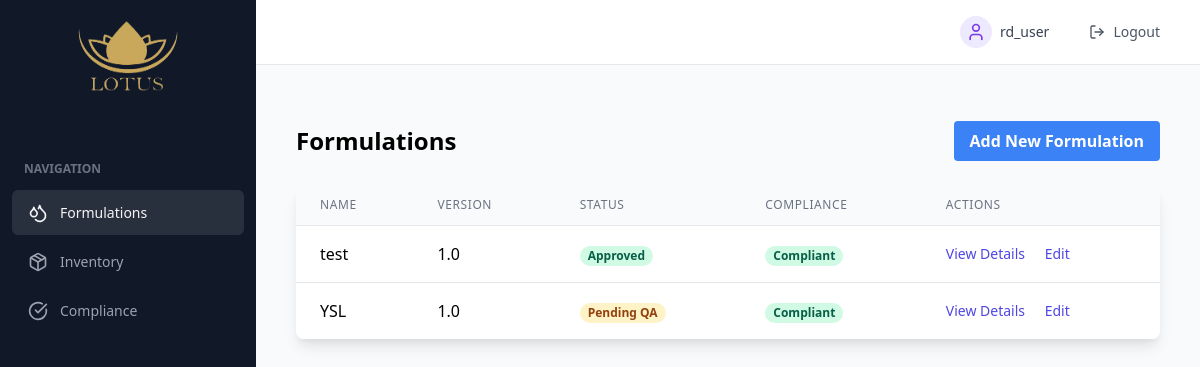
Screenshot of /formulations/ (signed in) with the database file from the repository.
### dashboard/models.py (models this page shows, shortened)
class Formulation(models.Model):
    STATUS_CHOICES = [
        ('draft', 'Draft'),
        ('pending_qa', 'Pending QA'),
        ('approved', 'Approved'),
        ('rejected', 'Rejected')
    ]
    COMPLIANCE_STATUS = [
        ('compliant', 'Compliant'),
        ('non_compliant', 'Non-Compliant'),
        ('pending', 'Pending Check')
    ]
    name = models.CharField(max_length=200)
    version = models.CharField(max_length=50)
    status = models.CharField(max_length=20, choices=STATUS_CHOICES, default='draft')
    compliance_status = models.CharField(max_length=20, choices=COMPLIANCE_STATUS, default='pending')
    created_by = models.ForeignKey(User, on_delete=models.CASCADE)
    created_at = models.DateTimeField(default=timezone.now)
    updated_at = models.DateTimeField(auto_now=True)
    ingredients = models.ManyToManyField('Ingredient', through='FormulationIngredient')
    class Meta:
        ordering = ['-created_at']

### dashboard/views.py (the view)
# urls.py: path('formulations/', views.formulations_view, name='formulations'),
@login_required
def formulations_view(request):
    user_roles = request.user.roles.all()
    if not user_roles.filter(name__in=['rd', 'qa']).exists():
        return redirect('dashboard:dashboard')
    formulations = Formulation.objects.all().order_by('-created_at')
    return render(request, 'dashboard/formulations/list.html', {
        'formulations': formulations
    })

### accounts/models.py (called while the page is built)
    def __str__(self):
        return self.name

### templates/dashboard/formulations/list.html (shortened to what this page needs)
{% extends 'base.html' %}
{% block content %}
<div class="container mx-auto px-4 py-8">
    <div class="flex justify-between items-center mb-6">
        <h1 class="text-2xl font-bold">Formulations</h1>
        {% if 'rd' in user.roles.all|stringformat:'s' %}
        <a href="{% url 'dashboard:formulation_create' %}"
           class="bg-blue-500 hover:bg-blue-700 text-white font-bold py-2 px-4 rounded">
            Add New Formulation
        </a>
        {% endif %}
    </div>
    <div class="bg-white shadow-lg rounded-lg overflow-hidden">
        <table class="min-w-full divide-y divide-gray-200">
            <thead class="bg-gray-50">
                <tr>
                    <th class="px-6 py-3 text-left text-xs font-medium text-gray-500 uppercase tracking-wider">Name</th>
                    <th class="px-6 py-3 text-left text-xs font-medium text-gray-500 uppercase tracking-wider">Version</th>
                    <th class="px-6 py-3 text-left text-xs font-medium text-gray-500 uppercase tracking-wider">Status</th>
                    <th class="px-6 py-3 text-left text-xs font-medium text-gray-500 uppercase tracking-wider">Compliance</th>
                    <th class="px-6 py-3 text-left text-xs font-medium text-gray-500 uppercase tracking-wider">Actions</th>
                </tr>
            </thead>
            <tbody class="bg-white divide-y divide-gray-200">
                {% for formulation in formulations %}
                <tr>
                    <td class="px-6 py-4 whitespace-nowrap">{{ formulation.name }}</td>
                    <td class="px-6 py-4 whitespace-nowrap">{{ formulation.version }}</td>
                    <td class="px-6 py-4 whitespace-nowrap">
                        <span class="px-2 inline-flex text-xs leading-5 font-semibold rounded-full
                            {% if formulation.status == 'approved' %}bg-green-100 text-green-800
                            {% elif formulation.status == 'rejected' %}bg-red-100 text-red-800
                            {% else %}bg-yellow-100 text-yellow-800{% endif %}">
                            {{ formulation.get_status_display }}
                        </span>
                    </td>
                    <td class="px-6 py-4 whitespace-nowrap">
                        <span class="px-2 inline-flex text-xs leading-5 font-semibold rounded-full
                            {% if formulation.compliance_status == 'compliant' %}bg-green-100 text-green-800
                            {% elif formulation.compliance_status == 'non_compliant' %}bg-red-100 text-red-800
                            {% else %}bg-yellow-100 text-yellow-800{% endif %}">
                            {{ formulation.get_compliance_status_display }}
                        </span>
                    </td>
                    <td class="px-6 py-4 whitespace-nowrap text-sm font-medium">
                        <a href="{% url 'dashboard:formulation_detail' formulation.pk %}"
                           class="text-indigo-600 hover:text-indigo-900 mr-4">View Details</a>
                        {% if 'rd' in user.roles.all|stringformat:'s' %}
                        <a href="{% url 'dashboard:formulation_edit' formulation.pk %}"
                           class="text-indigo-600 hover:text-indigo-900">Edit</a>
                        {% endif %}
                    </td>
                </tr>
                {% endfor %}
            </tbody>
        </table>
    </div>
</div>
{% endblock %}

### templates/base.html (shortened to what this page needs)
{% load static %}
<!DOCTYPE html>
<html lang="en">
<head>
    <link href="https://cdn.jsdelivr.net/npm/tailwindcss@2.2.19/dist/tailwind.min.css" rel="stylesheet">
</head>
<body class="bg-gray-50">
    {% if user.is_authenticated %}
    <div class="min-h-screen flex">
        <div class="w-64 bg-gray-900">
            <div class="p-4">
                <div class="flex flex-col items-center">
                    <img src="{% static 'images/test.png' %}" alt="Logo" class="w-40 h-20 mb-2">
                </div>
            </div>
            <nav class="mt-6">
                <div class="nav-section">NAVIGATION</div>
                {% if 'rd' in user.roles.all|stringformat:'s' or 'qa' in user.roles.all|stringformat:'s' %}
                    <a href="{% url 'dashboard:formulations' %}" class="nav-item">
                        <i data-lucide="droplets" class="w-5 h-5 mr-3"></i>
                        <span>Formulations</span>
                    </a>
                {% endif %}
                {% if 'rd' in user.roles.all|stringformat:'s' %}
                    <a href="{% url 'dashboard:inventory' %}" class="nav-item">
                        <i data-lucide="package" class="w-5 h-5 mr-3"></i>
                        <span>Inventory</span>
                    </a>
                {% endif %}
                {% if 'rd' in user.roles.all|stringformat:'s' %}
                    <a href="{% url 'dashboard:compliance' %}" class="nav-item">
                        <i data-lucide="check-circle" class="w-5 h-5 mr-3"></i>
                        <span>Compliance</span>
                    </a>
                {% endif %}
            </nav>
        </div>
        <div class="flex-1">
            <div class="bg-white border-b border-gray-200">
                <div class="h-16 flex justify-between items-center px-6">
                    <div class="flex items-center space-x-6">
                        <div class="flex items-center space-x-2">
                            <div class="w-8 h-8 rounded-full bg-purple-100 flex items-center justify-center">
                                <i data-lucide="user" class="text-purple-600 w-5 h-5"></i>
                            </div>
                            <span class="text-sm text-gray-700 font-medium">{{ user.username }}</span>
                        </div>
                        <a href="{% url 'account_logout' %}" class="flex items-center gap-2 px-4 py-2 text-sm text-gray-600 font-medium hover:text-white hover:bg-purple-600 rounded transition">
                            <i data-lucide="log-out" class="w-4 h-4"></i>
                            Logout
                        </a>
                    </div>
                </div>
            </div>
            <main class="p-6">
                {% block content %}
                {% endblock %}
            </main>
        </div>
    </div>
    {% endif %}
</body>
</html>

### templates/base.html (style rules this page uses)
.nav-item { color: #9ca3af; font-size: 0.875rem; font-weight: 500; padding: 0.75rem 1rem; border-radius: 0.375rem; display: flex; align-items: center; transition: all 0.3s ease; margin: 0.25rem 0.75rem; }
.nav-item.active { color: #f3f4f6; background-color: rgba(255, 255, 255, 0.1); }
.nav-section { color: #6b7280; font-size: 0.75rem; font-weight: 600; text-transform: uppercase; padding: 1rem 1.5rem 0.5rem; }

### rows the page displays
Formulation: name "test", version "1.0", status "Approved", compliance_status "Compliant"
Formulation: name "YSL", version "1.0", status "Pending QA", compliance_status "Compliant"

### other values shown
{{ user.username }} "rd_user"
